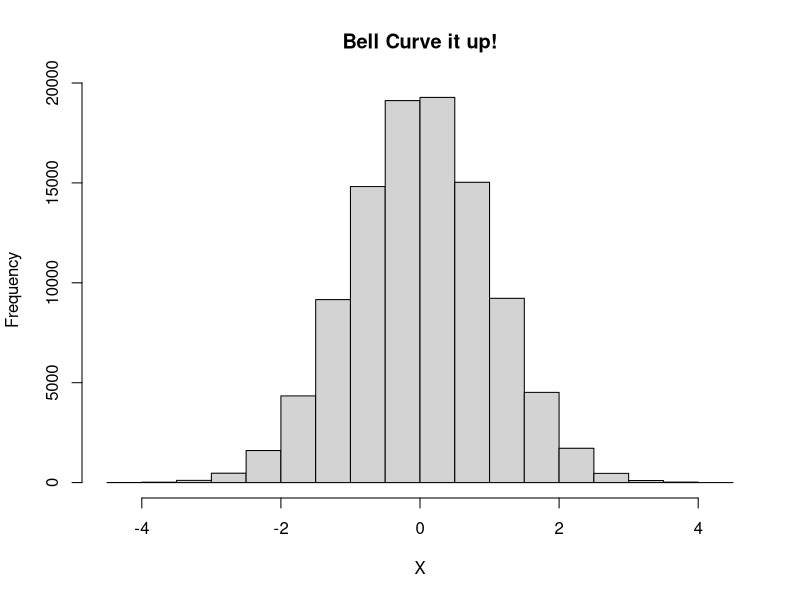

Here is the R script that generated this plot:
## ---- chunk 1
#| echo: false
#| eval: True
#| title: Bell Curve it up!

X <- rnorm(100000,0,1)

hist(X, main = "Bell Curve it up!")

